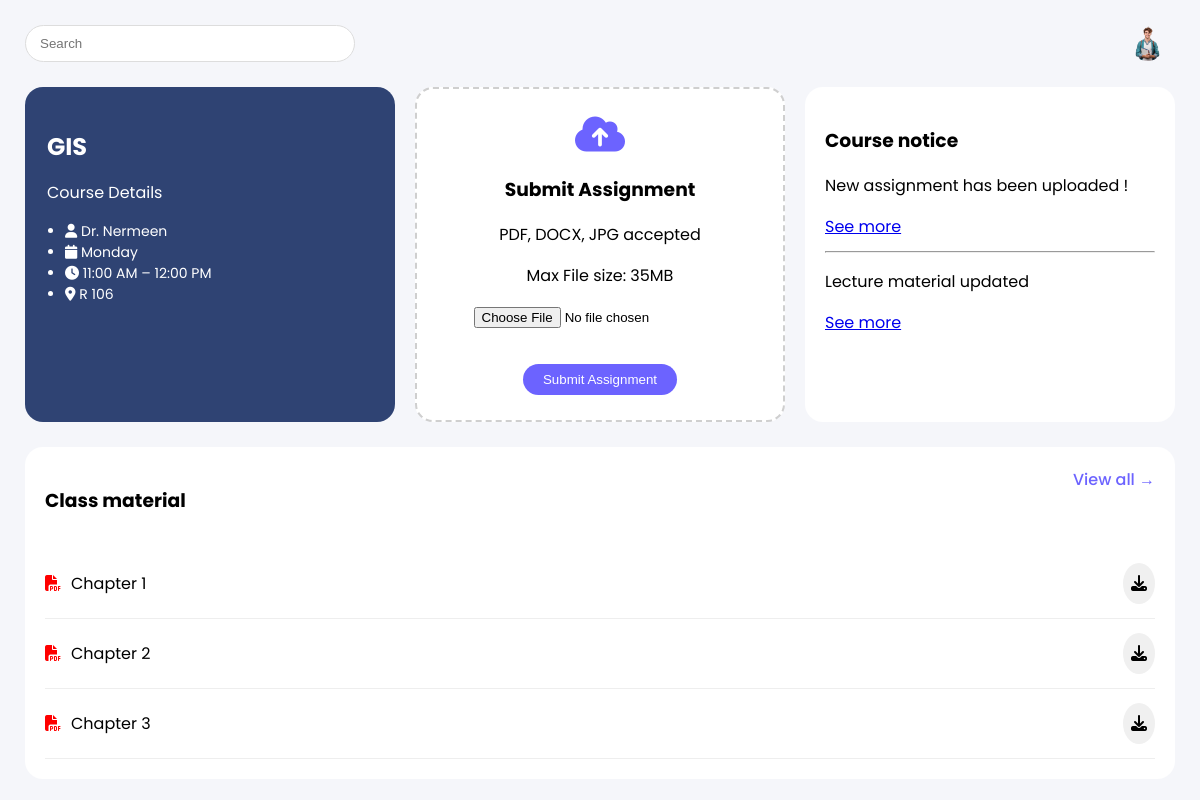
Screenshot of /course/gis with the database file from the repository.
### tables this page shows
CREATE TABLE courses (
        id INTEGER PRIMARY KEY AUTOINCREMENT,
        name TEXT NOT NULL
    );

CREATE TABLE lectures (
        id INTEGER PRIMARY KEY AUTOINCREMENT,
        title TEXT,
        filename TEXT,
        course_id INTEGER,
        FOREIGN KEY(course_id) REFERENCES courses(id)
    );

### app.py (the view)
@app.route("/course/<course_name>")
def course_details(course_name):
    conn = get_db()
    course = conn.execute(
        "SELECT * FROM courses WHERE LOWER(name)=LOWER(?)", (course_name,)
    ).fetchone()
    if course is None:
        conn.close()
        return "❌ Course Not Found"
    lectures = conn.execute(
        "SELECT * FROM lectures WHERE course_id=?", (course["id"],)
    ).fetchall()
    conn.close()
    if course_name.lower() == "gis":
        instructor = "Dr. Nermeen"
        day = "Monday"
        time = "11:00 AM – 12:00 PM"
        room = "R 106"
    elif course_name.lower() == "dss":
        instructor = "Dr. Lamia"
        day = "Monday"
        time = "12:00 PM – 2:00 PM"
        room = "R 106"
    else:
        instructor = "Unknown"
        day = "-"
        time = "-"
        room = "-"
    return render_template("course_details.html",
        course=course, lectures=lectures,
        instructor=instructor, day=day, time=time, room=room)

### app.py (called while the page is built)
def get_db():
    conn = sqlite3.connect("lms.db")
    conn.row_factory = sqlite3.Row
    return conn

### templates/course_details.html (shortened to what this page needs)
<!DOCTYPE html>
<html lang="en">
<head>
<link rel="stylesheet"
href="https://cdnjs.cloudflare.com/ajax/libs/font-awesome/6.5.0/css/all.min.css">
<link rel="stylesheet"
href="{{ url_for('static', filename='course_details.css') }}">
</head>
<body>
<div class="container">
<div class="topbar">
<input type="text"
placeholder="Search">
<div class="profile">
<img src="{{ url_for('static', filename='student.png') }}">
</div>
</div>
<div class="course-top">
<div class="course-card">
<h2>
{{ course.name }}
</h2>
<p>Course Details</p>
<ul class="course-info">
<li>
<i class="fa-solid fa-user"></i>
{{ instructor }}
</li>
<li>
<i class="fa-solid fa-calendar"></i>
{{ day }}
</li>
<li>
<i class="fa-solid fa-clock"></i>
{{ time }}
</li>
<li>
<i class="fa-solid fa-location-dot"></i>
{{ room }}
</li>
</ul>
</div>
<div class="upload-box">
<form method="POST"
      action="/submit_assignment/{{ course.name }}"
      enctype="multipart/form-data">
<i class="fa fa-cloud-upload upload-icon"></i>
<h3>
Submit Assignment
</h3>
<p>
PDF, DOCX, JPG accepted
</p>
<p class="small">
Max File size: 35MB
</p>
<input type="file"
    name="file"
    required>
<br><br>
<button type="submit"
     class="browse-btn">
Submit Assignment
</button>
</form>
</div>
<div class="notice-box">
<h3>
Course notice
</h3>
<p>
New assignment has been uploaded !
</p>
<a href="#">
See more
</a>
<hr>
<p>
Lecture material updated
</p>
<a href="#">
See more
</a>
</div>
</div>
<div class="materials-card">
<div class="materials-header">
<h3>
Class material
</h3>
<a id="viewAllBtn"
class="view-all">
View all → </a>
</div>
<div class="materials"
id="materialsList">
{% for lec in lectures %}
<div class="material-item"
>
<div class="left">
<i class="fa fa-file-pdf pdf-icon"></i>
<span>
{{ lec.title }}
</span>
</div>
<a href="{{ url_for('download_file',
filename=lec.filename) }}"
class="download-btn">
<i class="fa fa-download"></i>
</a>
</div>
{% endfor %}
</div>
</div>
</div>
</body>
</html>

### static/course_details.css (style rules this page uses)
body { font-family: 'Poppins', sans-serif; background:#f5f6fa; margin:0; }
.container { padding:25px; }
.topbar { display:flex; justify-content:space-between; margin-bottom:25px; }
.topbar input { width:300px; padding:10px 14px; border-radius:20px; border:1px solid #ddd; }
.profile { display:flex; align-items:center; gap:10px; }
.profile img { width:35px; border-radius:50%; }
.course-top { display:grid; grid-template-columns:1fr 1fr 1fr; gap:20px; margin-bottom:25px; }
.course-card { background:#2f4373; color:white; padding:22px; border-radius:18px; }
.course-card h2 { margin-bottom:8px; }
.course-card ul { padding-left:18px; font-size:14px; }
.upload-box { border:2px dashed #cfcfcf; border-radius:18px; padding:25px; text-align:center; background:white; }
.upload-box i { font-size:40px; color:#6c63ff; }
.upload-box button { margin-top:10px; padding:8px 20px; background:#6c63ff; color:white; border:none; border-radius:20px; cursor:pointer; }
.notice-box { background:white; padding:20px; border-radius:18px; }
.notice-box hr { margin:12px 0; }
.materials-card { background:white; padding:20px; border-radius:18px; }
.materials-header { display:flex; justify-content:space-between; margin-bottom:15px; }
.materials-header a { color:#6c63ff; cursor:pointer; font-weight:500; }
.material-item { display:flex; justify-content:space-between; align-items:center; padding:14px 0; border-bottom:1px solid #eee; }
.left { display:flex; align-items:center; gap:10px; }
.pdf-icon { color:red; }
.download-btn { background:#f0f0f0; padding:8px; border-radius:50%; color:black; }

### rows the page displays
courses: name "GIS"
lectures: title "Chapter 1"
lectures: title "Chapter 2"
lectures: title "Chapter 3"

### other values shown
{{ instructor }} "Dr. Nermeen"
{{ day }} "Monday"
{{ time }} "11:00 AM – 12:00 PM"
{{ room }} "R 106"
